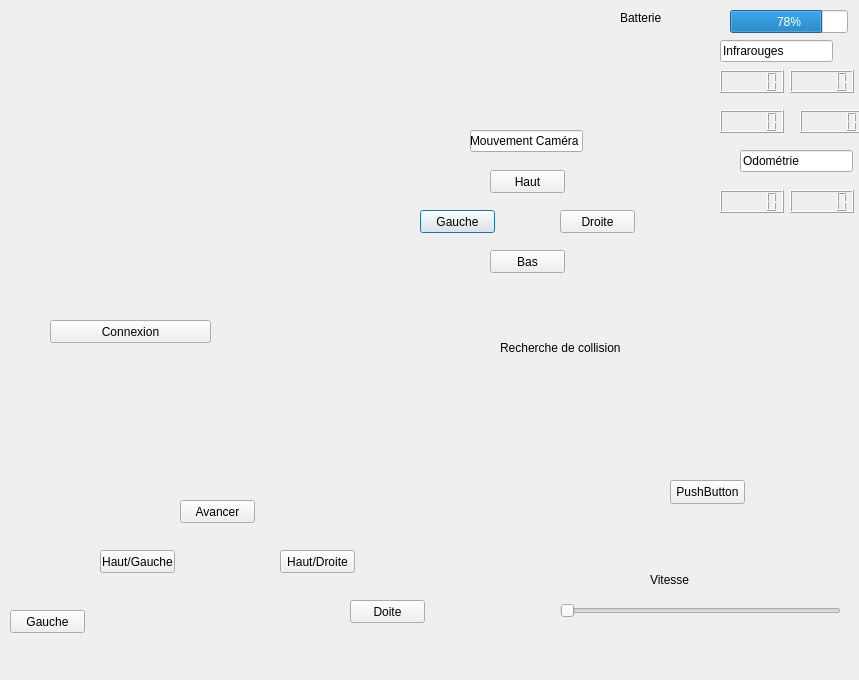
<?xml version="1.0" encoding="UTF-8"?>
<ui version="4.0">
 <class>Dialog</class>
 <widget class="QDialog" name="Dialog">
  <property name="geometry">
   <rect>
    <x>0</x>
    <y>0</y>
    <width>859</width>
    <height>680</height>
   </rect>
  </property>
  <property name="windowTitle">
   <string>Dialog</string>
  </property>
  <widget class="QPushButton" name="gauche_camera">
   <property name="geometry">
    <rect>
     <x>420</x>
     <y>210</y>
     <width>75</width>
     <height>23</height>
    </rect>
   </property>
   <property name="text">
    <string>Gauche</string>
   </property>
  </widget>
  <widget class="QLabel" name="titre_vitesse">
   <property name="geometry">
    <rect>
     <x>650</x>
     <y>570</y>
     <width>111</width>
     <height>20</height>
    </rect>
   </property>
   <property name="text">
    <string>Vitesse</string>
   </property>
  </widget>
  <widget class="QPushButton" name="hgauche">
   <property name="geometry">
    <rect>
     <x>100</x>
     <y>550</y>
     <width>75</width>
     <height>23</height>
    </rect>
   </property>
   <property name="text">
    <string>Haut/Gauche</string>
   </property>
  </widget>
  <widget class="QWidget" name="formLayoutWidget">
   <property name="geometry">
    <rect>
     <x>10</x>
     <y>10</y>
     <width>411</width>
     <height>281</height>
    </rect>
   </property>
   <layout class="QFormLayout" name="camera"/>
  </widget>
  <widget class="QPushButton" name="droite">
   <property name="geometry">
    <rect>
     <x>350</x>
     <y>600</y>
     <width>75</width>
     <height>23</height>
    </rect>
   </property>
   <property name="text">
    <string>Doite</string>
   </property>
  </widget>
  <widget class="QPushButton" name="connexion">
   <property name="geometry">
    <rect>
     <x>50</x>
     <y>320</y>
     <width>161</width>
     <height>23</height>
    </rect>
   </property>
   <property name="text">
    <string>Connexion</string>
   </property>
  </widget>
  <widget class="QSlider" name="slide_vitesse">
   <property name="geometry">
    <rect>
     <x>560</x>
     <y>600</y>
     <width>281</width>
     <height>22</height>
    </rect>
   </property>
   <property name="minimum">
    <number>120</number>
   </property>
   <property name="maximum">
    <number>240</number>
   </property>
   <property name="orientation">
    <enum>Qt::Horizontal</enum>
   </property>
  </widget>
  <widget class="QPushButton" name="bas_camera">
   <property name="geometry">
    <rect>
     <x>490</x>
     <y>250</y>
     <width>75</width>
     <height>23</height>
    </rect>
   </property>
   <property name="text">
    <string>Bas</string>
   </property>
  </widget>
  <widget class="QLabel" name="ir_AvD">
   <property name="geometry">
    <rect>
     <x>870</x>
     <y>110</y>
     <width>71</width>
     <height>16</height>
    </rect>
   </property>
   <property name="text">
    <string>Avant Droite</string>
   </property>
  </widget>
  <widget class="QPushButton" name="hdroite">
   <property name="geometry">
    <rect>
     <x>280</x>
     <y>550</y>
     <width>75</width>
     <height>23</height>
    </rect>
   </property>
   <property name="text">
    <string>Haut/Droite</string>
   </property>
  </widget>
  <widget class="QPushButton" name="Gauche">
   <property name="geometry">
    <rect>
     <x>10</x>
     <y>610</y>
     <width>75</width>
     <height>23</height>
    </rect>
   </property>
   <property name="text">
    <string>Gauche</string>
   </property>
  </widget>
  <widget class="QLabel" name="titre_batterie">
   <property name="geometry">
    <rect>
     <x>620</x>
     <y>10</y>
     <width>121</width>
     <height>16</height>
    </rect>
   </property>
   <property name="text">
    <string>Batterie</string>
   </property>
  </widget>
  <widget class="QProgressBar" name="barre_batterie">
   <property name="geometry">
    <rect>
     <x>730</x>
     <y>10</y>
     <width>118</width>
     <height>23</height>
    </rect>
   </property>
   <property name="value">
    <number>78</number>
   </property>
  </widget>
  <widget class="QPushButton" name="droite_camera">
   <property name="geometry">
    <rect>
     <x>560</x>
     <y>210</y>
     <width>75</width>
     <height>23</height>
    </rect>
   </property>
   <property name="text">
    <string>Droite</string>
   </property>
  </widget>
  <widget class="QPushButton" name="avancer">
   <property name="geometry">
    <rect>
     <x>180</x>
     <y>500</y>
     <width>75</width>
     <height>23</height>
    </rect>
   </property>
   <property name="text">
    <string>Avancer</string>
   </property>
  </widget>
  <widget class="QLabel" name="ir_ArD">
   <property name="geometry">
    <rect>
     <x>870</x>
     <y>150</y>
     <width>71</width>
     <height>16</height>
    </rect>
   </property>
   <property name="text">
    <string>Arriere Droite</string>
   </property>
  </widget>
  <widget class="QPushButton" name="haut_camera">
   <property name="geometry">
    <rect>
     <x>490</x>
     <y>170</y>
     <width>75</width>
     <height>23</height>
    </rect>
   </property>
   <property name="text">
    <string>Haut</string>
   </property>
  </widget>
  <widget class="QLCDNumber" name="irAvG">
   <property name="geometry">
    <rect>
     <x>720</x>
     <y>70</y>
     <width>64</width>
     <height>23</height>
    </rect>
   </property>
  </widget>
  <widget class="QLCDNumber" name="irAvD">
   <property name="geometry">
    <rect>
     <x>790</x>
     <y>70</y>
     <width>64</width>
     <height>23</height>
    </rect>
   </property>
  </widget>
  <widget class="QLCDNumber" name="irArG">
   <property name="geometry">
    <rect>
     <x>720</x>
     <y>110</y>
     <width>64</width>
     <height>23</height>
    </rect>
   </property>
  </widget>
  <widget class="QLCDNumber" name="irArD">
   <property name="geometry">
    <rect>
     <x>800</x>
     <y>110</y>
     <width>64</width>
     <height>23</height>
    </rect>
   </property>
  </widget>
  <widget class="QLCDNumber" name="odometrie_g">
   <property name="geometry">
    <rect>
     <x>720</x>
     <y>190</y>
     <width>64</width>
     <height>23</height>
    </rect>
   </property>
  </widget>
  <widget class="QLCDNumber" name="odometrie_d">
   <property name="geometry">
    <rect>
     <x>790</x>
     <y>190</y>
     <width>64</width>
     <height>23</height>
    </rect>
   </property>
  </widget>
  <widget class="QLineEdit" name="lineEdit">
   <property name="geometry">
    <rect>
     <x>470</x>
     <y>130</y>
     <width>113</width>
     <height>22</height>
    </rect>
   </property>
   <property name="text">
    <string>Mouvement Caméra</string>
   </property>
  </widget>
  <widget class="QLineEdit" name="lineEdit_2">
   <property name="geometry">
    <rect>
     <x>720</x>
     <y>40</y>
     <width>113</width>
     <height>22</height>
    </rect>
   </property>
   <property name="text">
    <string>Infrarouges</string>
   </property>
  </widget>
  <widget class="QLineEdit" name="lineEdit_3">
   <property name="geometry">
    <rect>
     <x>740</x>
     <y>150</y>
     <width>113</width>
     <height>22</height>
    </rect>
   </property>
   <property name="text">
    <string>Odométrie</string>
   </property>
  </widget>
  <widget class="QLabel" name="collision">
   <property name="geometry">
    <rect>
     <x>500</x>
     <y>340</y>
     <width>151</width>
     <height>16</height>
    </rect>
   </property>
   <property name="text">
    <string>Recherche de collision</string>
   </property>
  </widget>
  <widget class="QPushButton" name="pushButton">
   <property name="geometry">
    <rect>
     <x>670</x>
     <y>480</y>
     <width>75</width>
     <height>24</height>
    </rect>
   </property>
   <property name="text">
    <string>PushButton</string>
   </property>
  </widget>
 </widget>
 <resources/>
 <connections/>
</ui>
